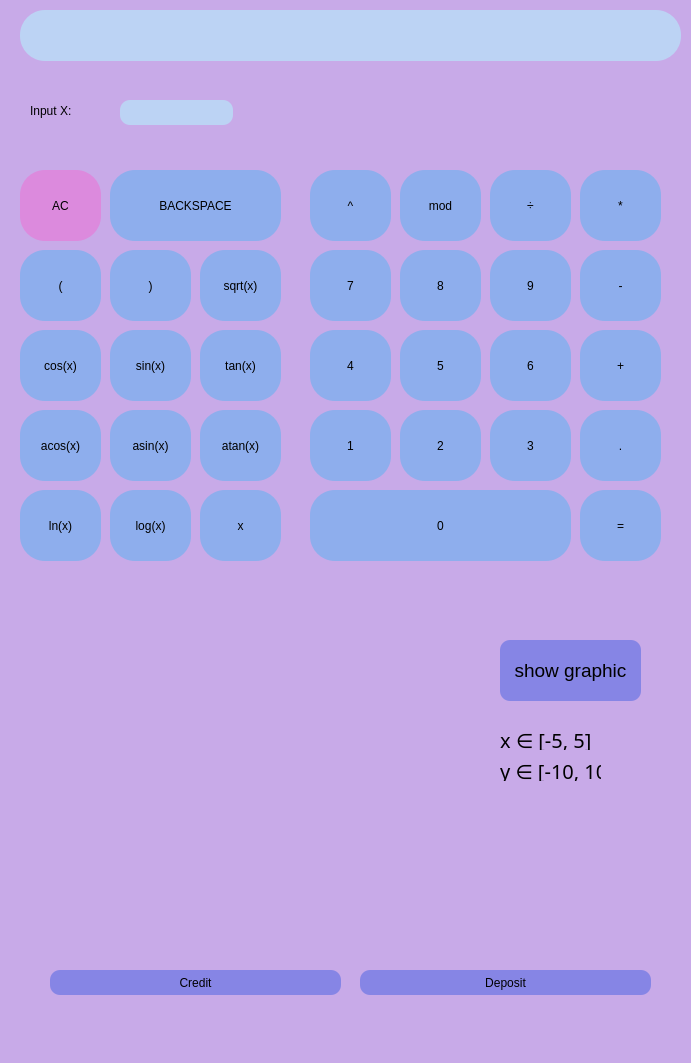
<?xml version="1.0" encoding="UTF-8"?>
<ui version="4.0">
 <class>MainWindow</class>
 <widget class="QMainWindow" name="MainWindow">
  <property name="geometry">
   <rect>
    <x>0</x>
    <y>0</y>
    <width>691</width>
    <height>1063</height>
   </rect>
  </property>
  <property name="windowTitle">
   <string>MainWindow</string>
  </property>
  <property name="styleSheet">
   <string notr="true">background-color:rgb(200, 170, 232);
border-radius: 25px;</string>
  </property>
  <widget class="QWidget" name="centralwidget">
   <widget class="QPushButton" name="pushButton_0">
    <property name="geometry">
     <rect>
      <x>310</x>
      <y>490</y>
      <width>261</width>
      <height>71</height>
     </rect>
    </property>
    <property name="styleSheet">
     <string notr="true">background-color: rgb(142, 174, 237);
border-radius: 25px;</string>
    </property>
    <property name="text">
     <string>0</string>
    </property>
   </widget>
   <widget class="QPushButton" name="pushButton_dot">
    <property name="geometry">
     <rect>
      <x>580</x>
      <y>410</y>
      <width>81</width>
      <height>71</height>
     </rect>
    </property>
    <property name="styleSheet">
     <string notr="true">background-color: rgb(142, 174, 237);
border-radius: 25px;</string>
    </property>
    <property name="text">
     <string>.</string>
    </property>
   </widget>
   <widget class="QPushButton" name="pushButton_equal">
    <property name="geometry">
     <rect>
      <x>580</x>
      <y>490</y>
      <width>81</width>
      <height>71</height>
     </rect>
    </property>
    <property name="styleSheet">
     <string notr="true">background-color: rgb(142, 174, 237);
border-radius: 25px;</string>
    </property>
    <property name="text">
     <string>=</string>
    </property>
   </widget>
   <widget class="QPushButton" name="pushButton_1">
    <property name="geometry">
     <rect>
      <x>310</x>
      <y>410</y>
      <width>81</width>
      <height>71</height>
     </rect>
    </property>
    <property name="styleSheet">
     <string notr="true">background-color: rgb(142, 174, 237);
border-radius: 25px;</string>
    </property>
    <property name="text">
     <string>1</string>
    </property>
   </widget>
   <widget class="QPushButton" name="pushButton_2">
    <property name="geometry">
     <rect>
      <x>400</x>
      <y>410</y>
      <width>81</width>
      <height>71</height>
     </rect>
    </property>
    <property name="styleSheet">
     <string notr="true">background-color: rgb(142, 174, 237);
border-radius: 25px;</string>
    </property>
    <property name="text">
     <string>2</string>
    </property>
   </widget>
   <widget class="QPushButton" name="pushButton_3">
    <property name="geometry">
     <rect>
      <x>490</x>
      <y>410</y>
      <width>81</width>
      <height>71</height>
     </rect>
    </property>
    <property name="styleSheet">
     <string notr="true">background-color: rgb(142, 174, 237);
border-radius: 25px;</string>
    </property>
    <property name="text">
     <string>3</string>
    </property>
   </widget>
   <widget class="QPushButton" name="pushButton_plus">
    <property name="geometry">
     <rect>
      <x>580</x>
      <y>330</y>
      <width>81</width>
      <height>71</height>
     </rect>
    </property>
    <property name="styleSheet">
     <string notr="true">background-color: rgb(142, 174, 237);
border-radius: 25px;</string>
    </property>
    <property name="text">
     <string>+</string>
    </property>
   </widget>
   <widget class="QPushButton" name="pushButton_4">
    <property name="geometry">
     <rect>
      <x>310</x>
      <y>330</y>
      <width>81</width>
      <height>71</height>
     </rect>
    </property>
    <property name="styleSheet">
     <string notr="true">background-color: rgb(142, 174, 237);
border-radius: 25px;</string>
    </property>
    <property name="text">
     <string>4</string>
    </property>
   </widget>
   <widget class="QPushButton" name="pushButton_5">
    <property name="geometry">
     <rect>
      <x>400</x>
      <y>330</y>
      <width>81</width>
      <height>71</height>
     </rect>
    </property>
    <property name="styleSheet">
     <string notr="true">background-color: rgb(142, 174, 237);
border-radius: 25px;</string>
    </property>
    <property name="text">
     <string>5</string>
    </property>
   </widget>
   <widget class="QPushButton" name="pushButton_6">
    <property name="geometry">
     <rect>
      <x>490</x>
      <y>330</y>
      <width>81</width>
      <height>71</height>
     </rect>
    </property>
    <property name="styleSheet">
     <string notr="true">background-color: rgb(142, 174, 237);
border-radius: 25px;</string>
    </property>
    <property name="text">
     <string>6</string>
    </property>
   </widget>
   <widget class="QPushButton" name="pushButton_minus">
    <property name="geometry">
     <rect>
      <x>580</x>
      <y>250</y>
      <width>81</width>
      <height>71</height>
     </rect>
    </property>
    <property name="styleSheet">
     <string notr="true">background-color: rgb(142, 174, 237);
border-radius: 25px;</string>
    </property>
    <property name="text">
     <string>-</string>
    </property>
   </widget>
   <widget class="QPushButton" name="pushButton_7">
    <property name="geometry">
     <rect>
      <x>310</x>
      <y>250</y>
      <width>81</width>
      <height>71</height>
     </rect>
    </property>
    <property name="styleSheet">
     <string notr="true">background-color: rgb(142, 174, 237);
border-radius: 25px;</string>
    </property>
    <property name="text">
     <string>7</string>
    </property>
   </widget>
   <widget class="QPushButton" name="pushButton_8">
    <property name="geometry">
     <rect>
      <x>400</x>
      <y>250</y>
      <width>81</width>
      <height>71</height>
     </rect>
    </property>
    <property name="styleSheet">
     <string notr="true">background-color: rgb(142, 174, 237);
border-radius: 25px;</string>
    </property>
    <property name="text">
     <string>8</string>
    </property>
   </widget>
   <widget class="QPushButton" name="pushButton_9">
    <property name="geometry">
     <rect>
      <x>490</x>
      <y>250</y>
      <width>81</width>
      <height>71</height>
     </rect>
    </property>
    <property name="styleSheet">
     <string notr="true">background-color: rgb(142, 174, 237);
border-radius: 25px;</string>
    </property>
    <property name="text">
     <string>9</string>
    </property>
   </widget>
   <widget class="QPushButton" name="pushButton_multiplication">
    <property name="geometry">
     <rect>
      <x>580</x>
      <y>170</y>
      <width>81</width>
      <height>71</height>
     </rect>
    </property>
    <property name="styleSheet">
     <string notr="true">background-color: rgb(142, 174, 237);
border-radius: 25px;</string>
    </property>
    <property name="text">
     <string>*</string>
    </property>
   </widget>
   <widget class="QPushButton" name="pushButton_pow">
    <property name="geometry">
     <rect>
      <x>310</x>
      <y>170</y>
      <width>81</width>
      <height>71</height>
     </rect>
    </property>
    <property name="styleSheet">
     <string notr="true">background-color: rgb(142, 174, 237);
border-radius: 25px;</string>
    </property>
    <property name="text">
     <string>^</string>
    </property>
   </widget>
   <widget class="QPushButton" name="pushButton_mod">
    <property name="geometry">
     <rect>
      <x>400</x>
      <y>170</y>
      <width>81</width>
      <height>71</height>
     </rect>
    </property>
    <property name="styleSheet">
     <string notr="true">background-color: rgb(142, 174, 237);
border-radius: 25px;</string>
    </property>
    <property name="text">
     <string>mod</string>
    </property>
   </widget>
   <widget class="QPushButton" name="pushButton_division">
    <property name="geometry">
     <rect>
      <x>490</x>
      <y>170</y>
      <width>81</width>
      <height>71</height>
     </rect>
    </property>
    <property name="styleSheet">
     <string notr="true">background-color: rgb(142, 174, 237);
border-radius: 25px;</string>
    </property>
    <property name="text">
     <string>÷</string>
    </property>
   </widget>
   <widget class="QPushButton" name="pushButton_AC">
    <property name="geometry">
     <rect>
      <x>20</x>
      <y>170</y>
      <width>81</width>
      <height>71</height>
     </rect>
    </property>
    <property name="styleSheet">
     <string notr="true">background-color: rgb(220, 138, 221);
border-radius: 25px;</string>
    </property>
    <property name="text">
     <string>AC</string>
    </property>
   </widget>
   <widget class="QPushButton" name="pushButton_backspace">
    <property name="geometry">
     <rect>
      <x>110</x>
      <y>170</y>
      <width>171</width>
      <height>71</height>
     </rect>
    </property>
    <property name="styleSheet">
     <string notr="true">background-color: rgb(142, 174, 237);
border-radius: 25px;</string>
    </property>
    <property name="text">
     <string>BACKSPACE</string>
    </property>
   </widget>
   <widget class="QPushButton" name="pushButton_left_brace">
    <property name="geometry">
     <rect>
      <x>20</x>
      <y>250</y>
      <width>81</width>
      <height>71</height>
     </rect>
    </property>
    <property name="styleSheet">
     <string notr="true">background-color: rgb(142, 174, 237);
border-radius: 25px;</string>
    </property>
    <property name="text">
     <string>(</string>
    </property>
   </widget>
   <widget class="QPushButton" name="pushButton_right_brace">
    <property name="geometry">
     <rect>
      <x>110</x>
      <y>250</y>
      <width>81</width>
      <height>71</height>
     </rect>
    </property>
    <property name="styleSheet">
     <string notr="true">background-color: rgb(142, 174, 237);
border-radius: 25px;</string>
    </property>
    <property name="text">
     <string>)</string>
    </property>
   </widget>
   <widget class="QPushButton" name="pushButton_sqrt">
    <property name="geometry">
     <rect>
      <x>200</x>
      <y>250</y>
      <width>81</width>
      <height>71</height>
     </rect>
    </property>
    <property name="styleSheet">
     <string notr="true">background-color: rgb(142, 174, 237);
border-radius: 25px;</string>
    </property>
    <property name="text">
     <string>sqrt(x)</string>
    </property>
   </widget>
   <widget class="QPushButton" name="pushButton_cos">
    <property name="geometry">
     <rect>
      <x>20</x>
      <y>330</y>
      <width>81</width>
      <height>71</height>
     </rect>
    </property>
    <property name="styleSheet">
     <string notr="true">background-color: rgb(142, 174, 237);
border-radius: 25px;</string>
    </property>
    <property name="text">
     <string>cos(x)</string>
    </property>
   </widget>
   <widget class="QPushButton" name="pushButton_sin">
    <property name="geometry">
     <rect>
      <x>110</x>
      <y>330</y>
      <width>81</width>
      <height>71</height>
     </rect>
    </property>
    <property name="styleSheet">
     <string notr="true">background-color: rgb(142, 174, 237);
border-radius: 25px;</string>
    </property>
    <property name="text">
     <string>sin(x)</string>
    </property>
   </widget>
   <widget class="QPushButton" name="pushButton_tan">
    <property name="geometry">
     <rect>
      <x>200</x>
      <y>330</y>
      <width>81</width>
      <height>71</height>
     </rect>
    </property>
    <property name="styleSheet">
     <string notr="true">background-color: rgb(142, 174, 237);
border-radius: 25px;</string>
    </property>
    <property name="text">
     <string>tan(x)</string>
    </property>
   </widget>
   <widget class="QPushButton" name="pushButton_acos">
    <property name="geometry">
     <rect>
      <x>20</x>
      <y>410</y>
      <width>81</width>
      <height>71</height>
     </rect>
    </property>
    <property name="styleSheet">
     <string notr="true">background-color: rgb(142, 174, 237);
border-radius: 25px;</string>
    </property>
    <property name="text">
     <string>acos(x)</string>
    </property>
   </widget>
   <widget class="QPushButton" name="pushButton_asin">
    <property name="geometry">
     <rect>
      <x>110</x>
      <y>410</y>
      <width>81</width>
      <height>71</height>
     </rect>
    </property>
    <property name="styleSheet">
     <string notr="true">background-color: rgb(142, 174, 237);
border-radius: 25px;</string>
    </property>
    <property name="text">
     <string>asin(x)</string>
    </property>
   </widget>
   <widget class="QPushButton" name="pushButton_atan">
    <property name="geometry">
     <rect>
      <x>200</x>
      <y>410</y>
      <width>81</width>
      <height>71</height>
     </rect>
    </property>
    <property name="styleSheet">
     <string notr="true">background-color: rgb(142, 174, 237);
border-radius: 25px;</string>
    </property>
    <property name="text">
     <string>atan(x)</string>
    </property>
   </widget>
   <widget class="QPushButton" name="pushButton_ln">
    <property name="geometry">
     <rect>
      <x>20</x>
      <y>490</y>
      <width>81</width>
      <height>71</height>
     </rect>
    </property>
    <property name="styleSheet">
     <string notr="true">background-color: rgb(142, 174, 237);
border-radius: 25px;</string>
    </property>
    <property name="text">
     <string>ln(x)</string>
    </property>
   </widget>
   <widget class="QPushButton" name="pushButton_log">
    <property name="geometry">
     <rect>
      <x>110</x>
      <y>490</y>
      <width>81</width>
      <height>71</height>
     </rect>
    </property>
    <property name="styleSheet">
     <string notr="true">background-color: rgb(142, 174, 237);
border-radius: 25px;</string>
    </property>
    <property name="text">
     <string>log(x)</string>
    </property>
   </widget>
   <widget class="QPushButton" name="pushButton_x">
    <property name="geometry">
     <rect>
      <x>200</x>
      <y>490</y>
      <width>81</width>
      <height>71</height>
     </rect>
    </property>
    <property name="styleSheet">
     <string notr="true">background-color: rgb(142, 174, 237);
border-radius: 25px;</string>
    </property>
    <property name="text">
     <string>x</string>
    </property>
   </widget>
   <widget class="QTextEdit" name="textEdit">
    <property name="geometry">
     <rect>
      <x>20</x>
      <y>10</y>
      <width>661</width>
      <height>51</height>
     </rect>
    </property>
    <property name="palette">
     <palette>
      <active>
       <colorrole role="WindowText">
        <brush brushstyle="SolidPattern">
         <color alpha="255">
          <red>0</red>
          <green>0</green>
          <blue>0</blue>
         </color>
        </brush>
       </colorrole>
       <colorrole role="Button">
        <brush brushstyle="SolidPattern">
         <color alpha="255">
          <red>188</red>
          <green>211</green>
          <blue>244</blue>
         </color>
        </brush>
       </colorrole>
       <colorrole role="Light">
        <brush brushstyle="SolidPattern">
         <color alpha="255">
          <red>255</red>
          <green>255</green>
          <blue>255</blue>
         </color>
        </brush>
       </colorrole>
       <colorrole role="Midlight">
        <brush brushstyle="SolidPattern">
         <color alpha="255">
          <red>208</red>
          <green>219</green>
          <blue>249</blue>
         </color>
        </brush>
       </colorrole>
       <colorrole role="Dark">
        <brush brushstyle="SolidPattern">
         <color alpha="255">
          <red>80</red>
          <green>91</green>
          <blue>121</blue>
         </color>
        </brush>
       </colorrole>
       <colorrole role="Mid">
        <brush brushstyle="SolidPattern">
         <color alpha="255">
          <red>107</red>
          <green>122</green>
          <blue>162</blue>
         </color>
        </brush>
       </colorrole>
       <colorrole role="Text">
        <brush brushstyle="SolidPattern">
         <color alpha="255">
          <red>0</red>
          <green>0</green>
          <blue>0</blue>
         </color>
        </brush>
       </colorrole>
       <colorrole role="BrightText">
        <brush brushstyle="SolidPattern">
         <color alpha="255">
          <red>255</red>
          <green>255</green>
          <blue>255</blue>
         </color>
        </brush>
       </colorrole>
       <colorrole role="ButtonText">
        <brush brushstyle="SolidPattern">
         <color alpha="255">
          <red>0</red>
          <green>0</green>
          <blue>0</blue>
         </color>
        </brush>
       </colorrole>
       <colorrole role="Base">
        <brush brushstyle="SolidPattern">
         <color alpha="255">
          <red>188</red>
          <green>211</green>
          <blue>244</blue>
         </color>
        </brush>
       </colorrole>
       <colorrole role="Window">
        <brush brushstyle="SolidPattern">
         <color alpha="255">
          <red>188</red>
          <green>211</green>
          <blue>244</blue>
         </color>
        </brush>
       </colorrole>
       <colorrole role="Shadow">
        <brush brushstyle="SolidPattern">
         <color alpha="255">
          <red>0</red>
          <green>0</green>
          <blue>0</blue>
         </color>
        </brush>
       </colorrole>
       <colorrole role="AlternateBase">
        <brush brushstyle="SolidPattern">
         <color alpha="255">
          <red>208</red>
          <green>219</green>
          <blue>249</blue>
         </color>
        </brush>
       </colorrole>
       <colorrole role="ToolTipBase">
        <brush brushstyle="SolidPattern">
         <color alpha="255">
          <red>255</red>
          <green>255</green>
          <blue>220</blue>
         </color>
        </brush>
       </colorrole>
       <colorrole role="ToolTipText">
        <brush brushstyle="SolidPattern">
         <color alpha="255">
          <red>0</red>
          <green>0</green>
          <blue>0</blue>
         </color>
        </brush>
       </colorrole>
       <colorrole role="PlaceholderText">
        <brush brushstyle="SolidPattern">
         <color alpha="128">
          <red>0</red>
          <green>0</green>
          <blue>0</blue>
         </color>
        </brush>
       </colorrole>
      </active>
      <inactive>
       <colorrole role="WindowText">
        <brush brushstyle="SolidPattern">
         <color alpha="255">
          <red>0</red>
          <green>0</green>
          <blue>0</blue>
         </color>
        </brush>
       </colorrole>
       <colorrole role="Button">
        <brush brushstyle="SolidPattern">
         <color alpha="255">
          <red>188</red>
          <green>211</green>
          <blue>244</blue>
         </color>
        </brush>
       </colorrole>
       <colorrole role="Light">
        <brush brushstyle="SolidPattern">
         <color alpha="255">
          <red>255</red>
          <green>255</green>
          <blue>255</blue>
         </color>
        </brush>
       </colorrole>
       <colorrole role="Midlight">
        <brush brushstyle="SolidPattern">
         <color alpha="255">
          <red>208</red>
          <green>219</green>
          <blue>249</blue>
         </color>
        </brush>
       </colorrole>
       <colorrole role="Dark">
        <brush brushstyle="SolidPattern">
         <color alpha="255">
          <red>80</red>
          <green>91</green>
          <blue>121</blue>
         </color>
        </brush>
       </colorrole>
       <colorrole role="Mid">
        <brush brushstyle="SolidPattern">
         <color alpha="255">
          <red>107</red>
          <green>122</green>
          <blue>162</blue>
         </color>
        </brush>
       </colorrole>
       <colorrole role="Text">
        <brush brushstyle="SolidPattern">
         <color alpha="255">
          <red>0</red>
          <green>0</green>
          <blue>0</blue>
         </color>
        </brush>
       </colorrole>
       <colorrole role="BrightText">
        <brush brushstyle="SolidPattern">
         <color alpha="255">
          <red>255</red>
          <green>255</green>
          <blue>255</blue>
         </color>
        </brush>
       </colorrole>
       <colorrole role="ButtonText">
        <brush brushstyle="SolidPattern">
         <color alpha="255">
          <red>0</red>
          <green>0</green>
          <blue>0</blue>
         </color>
        </brush>
       </colorrole>
       <colorrole role="Base">
        <brush brushstyle="SolidPattern">
         <color alpha="255">
          <red>188</red>
          <green>211</green>
          <blue>244</blue>
         </color>
        </brush>
       </colorrole>
       <colorrole role="Window">
        <brush brushstyle="SolidPattern">
         <color alpha="255">
          <red>188</red>
          <green>211</green>
          <blue>244</blue>
         </color>
        </brush>
       </colorrole>
       <colorrole role="Shadow">
        <brush brushstyle="SolidPattern">
         <color alpha="255">
          <red>0</red>
          <green>0</green>
          <blue>0</blue>
         </color>
        </brush>
       </colorrole>
       <colorrole role="AlternateBase">
        <brush brushstyle="SolidPattern">
         <color alpha="255">
          <red>208</red>
          <green>219</green>
          <blue>249</blue>
         </color>
        </brush>
       </colorrole>
       <colorrole role="ToolTipBase">
        <brush brushstyle="SolidPattern">
         <color alpha="255">
          <red>255</red>
          <green>255</green>
          <blue>220</blue>
         </color>
        </brush>
       </colorrole>
       <colorrole role="ToolTipText">
        <brush brushstyle="SolidPattern">
         <color alpha="255">
          <red>0</red>
          <green>0</green>
          <blue>0</blue>
         </color>
        </brush>
       </colorrole>
       <colorrole role="PlaceholderText">
        <brush brushstyle="SolidPattern">
         <color alpha="128">
          <red>0</red>
          <green>0</green>
          <blue>0</blue>
         </color>
        </brush>
       </colorrole>
      </inactive>
      <disabled>
       <colorrole role="WindowText">
        <brush brushstyle="SolidPattern">
         <color alpha="255">
          <red>80</red>
          <green>91</green>
          <blue>121</blue>
         </color>
        </brush>
       </colorrole>
       <colorrole role="Button">
        <brush brushstyle="SolidPattern">
         <color alpha="255">
          <red>188</red>
          <green>211</green>
          <blue>244</blue>
         </color>
        </brush>
       </colorrole>
       <colorrole role="Light">
        <brush brushstyle="SolidPattern">
         <color alpha="255">
          <red>255</red>
          <green>255</green>
          <blue>255</blue>
         </color>
        </brush>
       </colorrole>
       <colorrole role="Midlight">
        <brush brushstyle="SolidPattern">
         <color alpha="255">
          <red>208</red>
          <green>219</green>
          <blue>249</blue>
         </color>
        </brush>
       </colorrole>
       <colorrole role="Dark">
        <brush brushstyle="SolidPattern">
         <color alpha="255">
          <red>80</red>
          <green>91</green>
          <blue>121</blue>
         </color>
        </brush>
       </colorrole>
       <colorrole role="Mid">
        <brush brushstyle="SolidPattern">
         <color alpha="255">
          <red>107</red>
          <green>122</green>
          <blue>162</blue>
         </color>
        </brush>
       </colorrole>
       <colorrole role="Text">
        <brush brushstyle="SolidPattern">
         <color alpha="255">
          <red>80</red>
          <green>91</green>
          <blue>121</blue>
         </color>
        </brush>
       </colorrole>
       <colorrole role="BrightText">
        <brush brushstyle="SolidPattern">
         <color alpha="255">
          <red>255</red>
          <green>255</green>
          <blue>255</blue>
         </color>
        </brush>
       </colorrole>
       <colorrole role="ButtonText">
        <brush brushstyle="SolidPattern">
         <color alpha="255">
          <red>80</red>
          <green>91</green>
          <blue>121</blue>
         </color>
        </brush>
       </colorrole>
       <colorrole role="Base">
        <brush brushstyle="SolidPattern">
         <color alpha="255">
          <red>188</red>
          <green>211</green>
          <blue>244</blue>
         </color>
        </brush>
       </colorrole>
       <colorrole role="Window">
        <brush brushstyle="SolidPattern">
         <color alpha="255">
          <red>188</red>
          <green>211</green>
          <blue>244</blue>
         </color>
        </brush>
       </colorrole>
       <colorrole role="Shadow">
        <brush brushstyle="SolidPattern">
         <color alpha="255">
          <red>0</red>
          <green>0</green>
          <blue>0</blue>
         </color>
        </brush>
       </colorrole>
       <colorrole role="AlternateBase">
        <brush brushstyle="SolidPattern">
         <color alpha="255">
          <red>161</red>
          <green>183</green>
          <blue>243</blue>
         </color>
        </brush>
       </colorrole>
       <colorrole role="ToolTipBase">
        <brush brushstyle="SolidPattern">
         <color alpha="255">
          <red>255</red>
          <green>255</green>
          <blue>220</blue>
         </color>
        </brush>
       </colorrole>
       <colorrole role="ToolTipText">
        <brush brushstyle="SolidPattern">
         <color alpha="255">
          <red>0</red>
          <green>0</green>
          <blue>0</blue>
         </color>
        </brush>
       </colorrole>
       <colorrole role="PlaceholderText">
        <brush brushstyle="SolidPattern">
         <color alpha="128">
          <red>0</red>
          <green>0</green>
          <blue>0</blue>
         </color>
        </brush>
       </colorrole>
      </disabled>
     </palette>
    </property>
    <property name="font">
     <font>
      <family>Ubuntu Mono</family>
      <pointsize>16</pointsize>
      <weight>75</weight>
      <bold>true</bold>
     </font>
    </property>
    <property name="autoFillBackground">
     <bool>false</bool>
    </property>
    <property name="styleSheet">
     <string notr="true">background-color: rgb(188, 211, 244);
border-radius: 25px;</string>
    </property>
    <property name="lineWrapColumnOrWidth">
     <number>0</number>
    </property>
    <property name="readOnly">
     <bool>true</bool>
    </property>
   </widget>
   <widget class="QLabel" name="label">
    <property name="geometry">
     <rect>
      <x>30</x>
      <y>100</y>
      <width>61</width>
      <height>21</height>
     </rect>
    </property>
    <property name="text">
     <string>Input X:</string>
    </property>
   </widget>
   <widget class="QLineEdit" name="inputX">
    <property name="geometry">
     <rect>
      <x>120</x>
      <y>100</y>
      <width>113</width>
      <height>25</height>
     </rect>
    </property>
    <property name="styleSheet">
     <string notr="true">background-color: rgb(188, 211, 244);
border-radius: 10px;</string>
    </property>
   </widget>
   <widget class="QPushButton" name="show_graphic">
    <property name="geometry">
     <rect>
      <x>500</x>
      <y>640</y>
      <width>141</width>
      <height>61</height>
     </rect>
    </property>
    <property name="font">
     <font>
      <family>Ubuntu</family>
      <pointsize>14</pointsize>
     </font>
    </property>
    <property name="styleSheet">
     <string notr="true">background-color: rgb(134, 133, 229);
border-radius: 10px;</string>
    </property>
    <property name="text">
     <string>show graphic</string>
    </property>
   </widget>
   <widget class="QCustomPlot" name="customPlot" native="true">
    <property name="geometry">
     <rect>
      <x>30</x>
      <y>610</y>
      <width>451</width>
      <height>331</height>
     </rect>
    </property>
   </widget>
   <widget class="QLabel" name="label_2">
    <property name="geometry">
     <rect>
      <x>500</x>
      <y>730</y>
      <width>91</width>
      <height>20</height>
     </rect>
    </property>
    <property name="font">
     <font>
      <family>Yrsa Medium</family>
      <pointsize>15</pointsize>
     </font>
    </property>
    <property name="text">
     <string>x ∈ [-5, 5]</string>
    </property>
   </widget>
   <widget class="QLabel" name="label_3">
    <property name="geometry">
     <rect>
      <x>500</x>
      <y>760</y>
      <width>101</width>
      <height>21</height>
     </rect>
    </property>
    <property name="font">
     <font>
      <family>Yrsa Medium</family>
      <pointsize>15</pointsize>
     </font>
    </property>
    <property name="text">
     <string>y ∈ [-10, 10]</string>
    </property>
   </widget>
   <widget class="QPushButton" name="pushButton">
    <property name="geometry">
     <rect>
      <x>50</x>
      <y>970</y>
      <width>291</width>
      <height>25</height>
     </rect>
    </property>
    <property name="styleSheet">
     <string notr="true">background-color: rgb(134, 133, 229);
border-radius: 10px;</string>
    </property>
    <property name="text">
     <string>Credit</string>
    </property>
   </widget>
   <widget class="QPushButton" name="pushButton_10">
    <property name="geometry">
     <rect>
      <x>360</x>
      <y>970</y>
      <width>291</width>
      <height>25</height>
     </rect>
    </property>
    <property name="styleSheet">
     <string notr="true">background-color: rgb(134, 133, 229);
border-radius: 10px;</string>
    </property>
    <property name="text">
     <string>Deposit</string>
    </property>
   </widget>
  </widget>
  <widget class="QMenuBar" name="menubar">
   <property name="geometry">
    <rect>
     <x>0</x>
     <y>0</y>
     <width>691</width>
     <height>22</height>
    </rect>
   </property>
  </widget>
  <widget class="QStatusBar" name="statusbar"/>
 </widget>
 <customwidgets>
  <customwidget>
   <class>QCustomPlot</class>
   <extends>QWidget</extends>
   <header>qcustomplot.h</header>
   <container>1</container>
  </customwidget>
 </customwidgets>
 <resources/>
 <connections/>
</ui>
